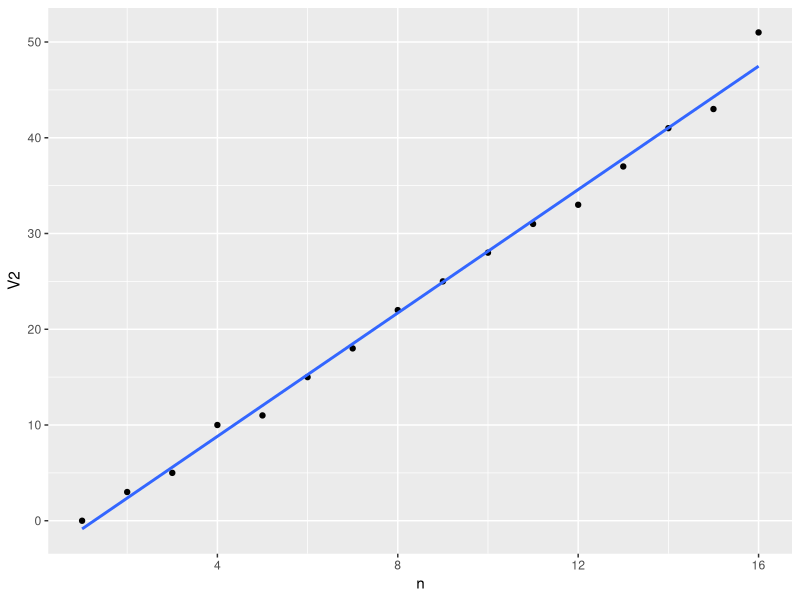

Recreate this plot in R. (Note: this script raises an error after producing the figure.)
## ---- chunk 1
a_n   <- original_amount <- 50000
x     <- 1000
count <- 0

while (1.01*a_n > 1000){
a_n <- a_n + (.01 * a_n) - x
count <- count + 1
if (a_n >= original_amount){
  print("the annunity will not run out")
  break
 }
}

## ---- chunk 2
library(ggplot2)
n <- c(1:16)
a_n <- c(3, 6, 11, 21, 32, 47, 65, 87, 112, 140, 171, 204, 241, 282, 325, 376)
ggplot(data = as.data.frame(cbind(n, c(0, diff(a_n)))), aes(x = n, y = V2)) + 
        geom_point() + 
        geom_smooth(method = "lm", se = FALSE)
## ---- chunk 3
df <- as.data.frame(cbind(n, a_n, diff = c(0, diff(a_n))))

for (i in 1:length(a_n)){
    if (i == 1){
     df$a_n2[[i]] <- a_n[[i]]
    } else {
     df$a_n2[[i]] <-  (df$n[[i]] *(df$diff[2] - df$diff[1]) + df$a_n2[[i-1]])    
    }
}

ggplot(data = df, aes(x = n, y = a_n - a_n2)) + 
        geom_point() + 
        geom_smooth(method = "lm", se = FALSE)
## ---- chunk 4
r_n <- 4
k <- .001
count <- 0

while (r_n <= 1000){
r_n <- (r_n + ((.001*r_n)*(1000-count)))
count <- count + 1
if (r_n <= 0){
  print("no one will have heard the rumor")
  break
 }
}

## ---- chunk 5
library(knitr)
price <- c(100, 200, 100, 100)
quantity <- c(500, 500, 600, 400)
row_names <- c("Case A", "Case B", "Case C", "Case D")
x <- as.data.frame(cbind(price, quantity))
row.names(x) <- row_names
kable(x)
## ---- chunk 6
library(tidyverse)
library(gridExtra)

lt_behav <- function(df){
for (i in 1:149){
  p <- df$p[[i]] - .1*(df$q[[i]] - 500)
  q <- df$q[[i]] + .2*(df$p[[i]] - 100)
  result <- cbind(p, q)
  df <- rbind(df, result)
  }
df$count <- as.numeric(row.names(df))
df <- as.data.frame(gather(df, count))
colnames(df) <- c('count','cat','value')
return(df)
}

p <- x[1,1]
q <- x[1,2]
df <- as.data.frame(cbind(p,q))
df.1 <- lt_behav(df)

p <- x[2,1]
q <- x[2,2]
df <- as.data.frame(cbind(p,q))
df.2 <- lt_behav(df)

p <- x[3,1]
q <- x[3,2]
df <- as.data.frame(cbind(p,q))
df.3 <- lt_behav(df)

p <- x[4,1]
q <- x[4,2]
df <- as.data.frame(cbind(p,q))
df.4 <- lt_behav(df)


plot1 <- ggplot(df.1) + 
         geom_line(aes(x = count, y = value, color = as.factor(cat))) + 
         theme(legend.position="top", legend.direction="horizontal", legend.title=element_blank()) +
         ggtitle("Case A")

plot2 <- ggplot(df.2) + 
         geom_line(aes(x = count, y = value, color = as.factor(cat))) + 
         theme(legend.position="top", legend.direction="horizontal", legend.title=element_blank()) +
         ggtitle("Case B")

plot3 <- ggplot(df.3) + 
         geom_line(aes(x = count, y = value, color = as.factor(cat))) + 
         theme(legend.position="top", legend.direction="horizontal", legend.title=element_blank()) +
         ggtitle("Case C")

plot4 <- ggplot(df.4) + 
         geom_line(aes(x = count, y = value, color = as.factor(cat))) + 
         theme(legend.position="top", legend.direction="horizontal", legend.title=element_blank()) +
         ggtitle("Case D")

grid.arrange(plot1, plot2, plot3, plot4, ncol=2)
